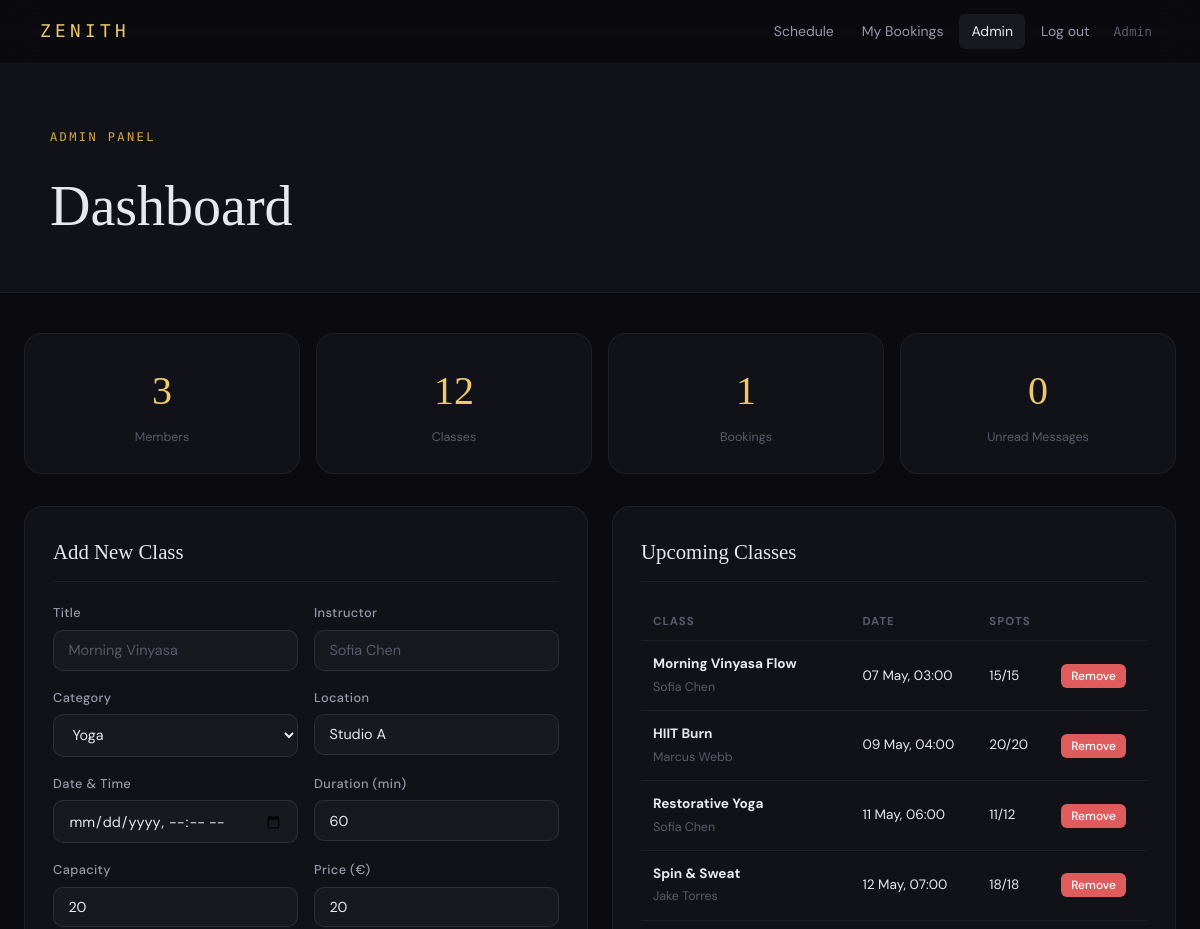
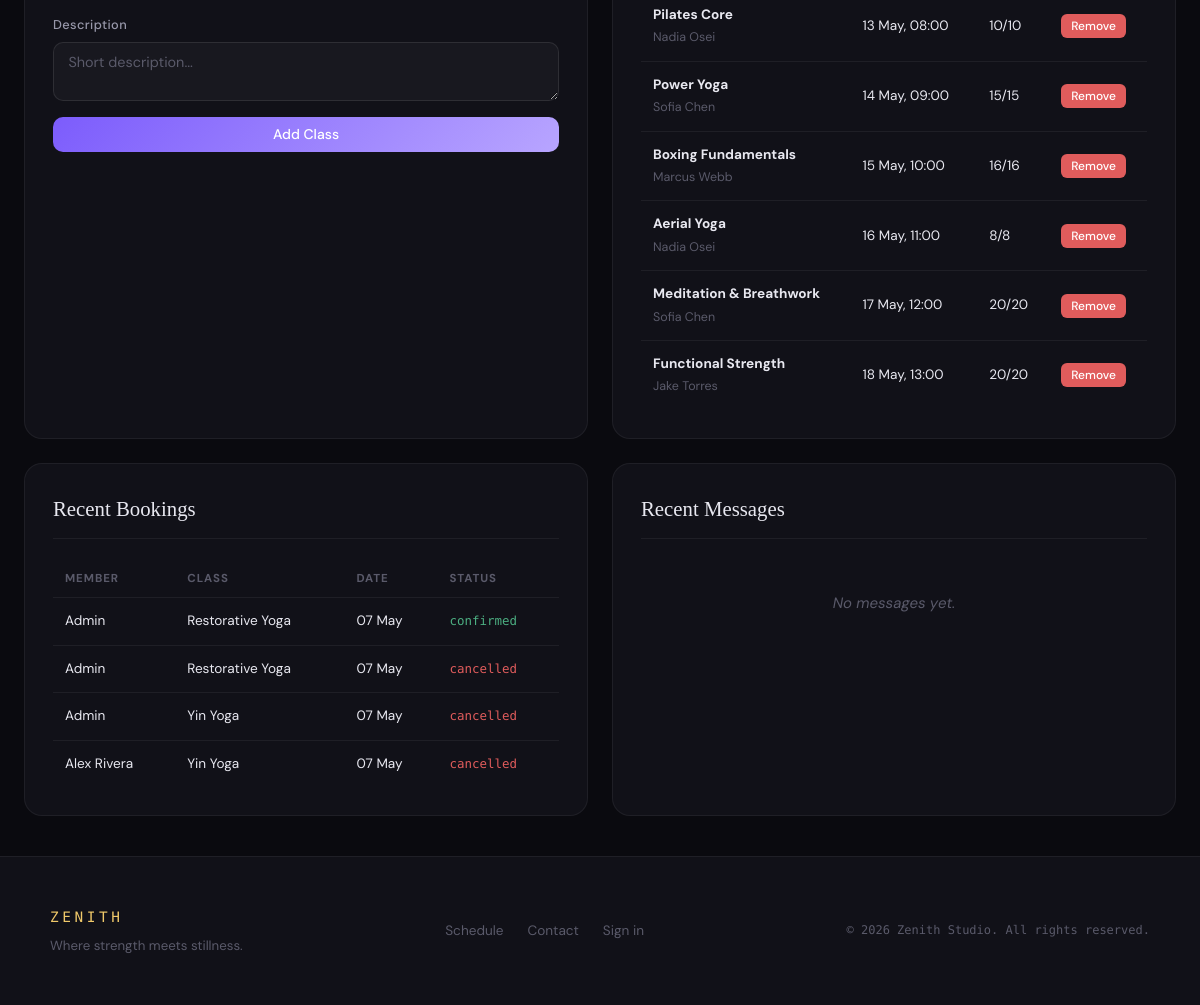
The page /admin (signed in) on the database its author committed (2 pictures, top to bottom).
### app/models.py (models this page shows, shortened)
class User(Base):
    __tablename__ = "users"
    id = Column(Integer, primary_key=True, index=True)
    name = Column(String, nullable=False)
    email = Column(String, unique=True, index=True, nullable=False)
    hashed_password = Column(String, nullable=False)
    is_admin = Column(Boolean, default=False)
    is_active = Column(Boolean, default=True)
    membership_type = Column(String, default="basic")  # basic, premium, vip
    created_at = Column(DateTime, default=datetime.utcnow)
    bookings = relationship("Booking", back_populates="user")

class GymClass(Base):
    __tablename__ = "classes"
    id = Column(Integer, primary_key=True, index=True)
    title = Column(String, nullable=False)
    description = Column(Text)
    instructor = Column(String, nullable=False)
    category = Column(String, nullable=False)  # yoga, hiit, pilates, spin, etc.
    duration_minutes = Column(Integer, default=60)
    capacity = Column(Integer, default=20)
    price = Column(Float, default=0.0)
    schedule_time = Column(DateTime, nullable=False)
    location = Column(String, default="Studio A")
    is_active = Column(Boolean, default=True)
    bookings = relationship("Booking", back_populates="gym_class")

class Booking(Base):
    __tablename__ = "bookings"
    id = Column(Integer, primary_key=True, index=True)
    user_id = Column(Integer, ForeignKey("users.id"))
    class_id = Column(Integer, ForeignKey("classes.id"))
    status = Column(String, default="confirmed")  # confirmed, cancelled
    booked_at = Column(DateTime, default=datetime.utcnow)
    user = relationship("User", back_populates="bookings")
    gym_class = relationship("GymClass", back_populates="bookings")

### app/main.py (the view)
@app.get("/admin", response_class=HTMLResponse)
def admin_dashboard(request: Request, db: Session = Depends(get_db)):
    user = get_current_user(request, db)
    if not user or not user.is_admin:
        return RedirectResponse("/login", status_code=302)
    stats = {
        "total_users": db.query(User).count(),
        "total_classes": db.query(GymClass).count(),
        "total_bookings": db.query(Booking).filter(Booking.status == "confirmed").count(),
        "unread_messages": db.query(ContactMessage).filter(ContactMessage.is_read == False).count(),
    }
    recent_bookings = (
        db.query(Booking).order_by(Booking.booked_at.desc()).limit(8).all()
    )
    messages = db.query(ContactMessage).order_by(ContactMessage.created_at.desc()).limit(5).all()
    classes = db.query(GymClass).order_by(GymClass.schedule_time).limit(10).all()
    return templates.TemplateResponse(
        "dashboard.html",
        base_ctx(request, db, stats=stats, recent_bookings=recent_bookings,
                 messages=messages, classes=classes)
    )

### templates/dashboard.html (shortened to what this page needs)
{% extends "base.html" %}
{% block content %}
<div class="page-header">
  <div class="page-header-inner">
    <p class="section-eyebrow">Admin Panel</p>
    <h1 class="page-title">Dashboard</h1>
  </div>
</div>
<div class="admin-wrap">
  <div class="admin-stats">
    <div class="admin-stat">
      <span class="admin-stat-num">{{ stats.total_users }}</span>
      <span class="admin-stat-label">Members</span>
    </div>
    <div class="admin-stat">
      <span class="admin-stat-num">{{ stats.total_classes }}</span>
      <span class="admin-stat-label">Classes</span>
    </div>
    <div class="admin-stat">
      <span class="admin-stat-num">{{ stats.total_bookings }}</span>
      <span class="admin-stat-label">Bookings</span>
    </div>
    <div class="admin-stat {% if stats.unread_messages > 0 %}admin-stat-alert{% endif %}">
      <span class="admin-stat-num">{{ stats.unread_messages }}</span>
      <span class="admin-stat-label">Unread Messages</span>
    </div>
  </div>
  <div class="admin-grid">
    <div class="admin-panel">
      <h2 class="admin-panel-title">Add New Class</h2>
      <form method="post" action="/admin/classes/add" class="admin-form">
        <div class="form-row">
          <div class="form-group">
            <label>Title</label>
            <input type="text" name="title" placeholder="Morning Vinyasa" required />
          </div>
          <div class="form-group">
            <label>Instructor</label>
            <input type="text" name="instructor" placeholder="Sofia Chen" required />
          </div>
        </div>
        <div class="form-row">
          <div class="form-group">
            <label>Category</label>
            <select name="category" required>
              <option value="yoga">Yoga</option>
            </select>
          </div>
          <div class="form-group">
            <label>Location</label>
            <input type="text" name="location" placeholder="Studio A" value="Studio A" />
          </div>
        </div>
        <div class="form-row">
          <div class="form-group">
            <label>Date & Time</label>
            <input type="datetime-local" name="schedule_time" required />
          </div>
          <div class="form-group">
            <label>Duration (min)</label>
            <input type="number" name="duration_minutes" value="60" min="15" max="180" />
          </div>
        </div>
        <div class="form-row">
          <div class="form-group">
            <label>Capacity</label>
            <input type="number" name="capacity" value="20" min="1" max="100" />
          </div>
          <div class="form-group">
            <label>Price (€)</label>
            <input type="number" name="price" value="20" min="0" step="0.5" />
          </div>
        </div>
        <div class="form-group">
          <label>Description</label>
          <textarea name="description" rows="2" placeholder="Short description..."></textarea>
        </div>
        <button type="submit" class="btn btn-primary">Add Class</button>
      </form>
    </div>
    <div class="admin-panel">
      <h2 class="admin-panel-title">Upcoming Classes</h2>
      <div class="admin-table-wrap">
        <table class="admin-table">
          <thead>
            <tr>
              <th>Class</th>
              <th>Date</th>
              <th>Spots</th>
              <th></th>
            </tr>
          </thead>
          <tbody>
            {% for cls in classes %}
            <tr>
              <td>
                <strong>{{ cls.title }}</strong><br/>
                <small>{{ cls.instructor }}</small>
              </td>
              <td>{{ cls.schedule_time.strftime('%d %b, %H:%M') }}</td>
              <td>{{ cls.spots_left }}/{{ cls.capacity }}</td>
              <td>
                <form method="post" action="/admin/classes/delete/{{ cls.id }}" onsubmit="return confirm('Remove this class?')">
                  <button type="submit" class="btn btn-xs btn-danger">Remove</button>
                </form>
              </td>
            </tr>
            {% endfor %}
          </tbody>
        </table>
      </div>
    </div>
    <div class="admin-panel">
      <h2 class="admin-panel-title">Recent Bookings</h2>
      <div class="admin-table-wrap">
        <table class="admin-table">
          <thead>
            <tr><th>Member</th><th>Class</th><th>Date</th><th>Status</th></tr>
          </thead>
          <tbody>
            {% for b in recent_bookings %}
            <tr>
              <td>{{ b.user.name if b.user else '—' }}</td>
              <td>{{ b.gym_class.title if b.gym_class else '—' }}</td>
              <td>{{ b.booked_at.strftime('%d %b') }}</td>
              <td><span class="badge-{{ b.status }}">{{ b.status }}</span></td>
            </tr>
            {% endfor %}
          </tbody>
        </table>
      </div>
    </div>
    <div class="admin-panel">
      <h2 class="admin-panel-title">Recent Messages</h2>
      <div class="messages-list">
        {% for msg in messages %}
        <div class="message-item {% if not msg.is_read %}message-unread{% endif %}">
          <div class="message-meta">
            <strong>{{ msg.name }}</strong>
            <span>{{ msg.email }}</span>
            <span class="message-date">{{ msg.created_at.strftime('%d %b') }}</span>
          </div>
          {% if msg.subject %}<div class="message-subject">{{ msg.subject }}</div>{% endif %}
          <p class="message-body">{{ msg.message }}</p>
          {% if not msg.is_read %}
          <form method="post" action="/admin/messages/read/{{ msg.id }}">
            <button type="submit" class="btn btn-xs btn-outline">Mark read</button>
          </form>
          {% endif %}
        </div>
        {% else %}
        <p class="empty-state">No messages yet.</p>
        {% endfor %}
      </div>
    </div>
  </div>
</div>
{% endblock %}

### templates/base.html (shortened to what this page needs)
<!DOCTYPE html>
<html lang="en">
<head>
  <link rel="stylesheet" href="/static/style.css" />
</head>
<body>
<nav class="nav">
  <a href="/" class="nav-logo">ZENITH</a>
  <div class="nav-links">
    <a href="/schedule" class="nav-link {% if request.url.path == '/schedule' %}active{% endif %}">Schedule</a>
    {% if current_user %}
      <a href="/my-bookings" class="nav-link {% if request.url.path == '/my-bookings' %}active{% endif %}">My Bookings</a>
      {% if current_user.is_admin %}
        <a href="/admin" class="nav-link {% if request.url.path.startswith('/admin') %}active{% endif %}">Admin</a>
      {% endif %}
      <a href="/logout" class="nav-link">Log out</a>
      <span class="nav-user">{{ current_user.name.split()[0] }}</span>
    {% else %}
      <a href="/contact" class="nav-link {% if request.url.path == '/contact' %}active{% endif %}">Contact</a>
      <a href="/login" class="btn btn-ghost">Sign in</a>
      <a href="/register" class="btn btn-primary">Join</a>
    {% endif %}
  </div>
</nav>
<main>
  {% block content %}{% endblock %}
</main>
<footer class="footer">
  <div class="footer-inner">
    <div class="footer-brand">
      <span class="footer-logo">ZENITH</span>
      <p>Where strength meets stillness.</p>
    </div>
    <div class="footer-links">
      <a href="/schedule">Schedule</a>
      <a href="/contact">Contact</a>
      <a href="/login">Sign in</a>
    </div>
    <div class="footer-copy">© {{ now.year }} Zenith Studio. All rights reserved.</div>
  </div>
</footer>
</body>
</html>

### rows shown on the page
User: name "Admin"
GymClass: title "Morning Vinyasa Flow", instructor "Sofia Chen", schedule_time "07 May, 03:00", spots_left "15", capacity "15"
GymClass: title "HIIT Burn", instructor "Marcus Webb", schedule_time "09 May, 04:00", spots_left "20", capacity "20"
GymClass: title "Restorative Yoga", instructor "Sofia Chen", schedule_time "11 May, 06:00", spots_left "11", capacity "12"
GymClass: title "Spin & Sweat", instructor "Jake Torres", schedule_time "12 May, 07:00", spots_left "18", capacity "18"
GymClass: title "Pilates Core", instructor "Nadia Osei", schedule_time "13 May, 08:00", spots_left "10", capacity "10"
GymClass: title "Power Yoga", instructor "Sofia Chen", schedule_time "14 May, 09:00", spots_left "15", capacity "15"
GymClass: title "Boxing Fundamentals", instructor "Marcus Webb", schedule_time "15 May, 10:00", spots_left "16", capacity "16"
GymClass: title "Aerial Yoga", instructor "Nadia Osei", schedule_time "16 May, 11:00", spots_left "8", capacity "8"
GymClass: title "Meditation & Breathwork", instructor "Sofia Chen", schedule_time "17 May, 12:00", spots_left "20", capacity "20"
GymClass: title "Functional Strength", instructor "Jake Torres", schedule_time "18 May, 13:00", spots_left "20", capacity "20"
Booking: user "Admin", gym_class "Restorative Yoga", booked_at "07 May", status "confirmed"
Booking: user "Admin", gym_class "Restorative Yoga", booked_at "07 May", status "cancelled"
Booking: user "Admin", gym_class "Yin Yoga", booked_at "07 May", status "cancelled"
Booking: user "Alex Rivera", gym_class "Yin Yoga", booked_at "07 May", status "cancelled"

### other values the page prints
{{ stats.total_users }} "3"
{{ stats.total_classes }} "12"
{{ stats.total_bookings }} "1"
{{ stats.unread_messages }} "0"
{{ now.year }} "2026"
